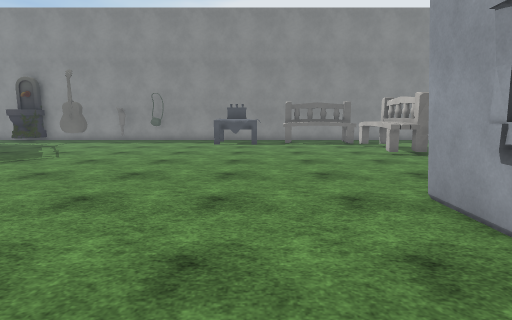
view 1 (above)

21 first-person views from a walk through a scene from a Unity 3-D project. The camera is 1.5 m above the floor, tilts 8° down and sees 80° across. The floor is counted in squares, 1 m on a side. Each view is taken from the middle of a square. On the plan, view 1 faces up. The plan holds only what a view shows up to about 15 squares ahead; the rest is blank. The place goes on beyond the plan. Some animated figures are not drawn. Some surface patterns are stand-ins.

view 2
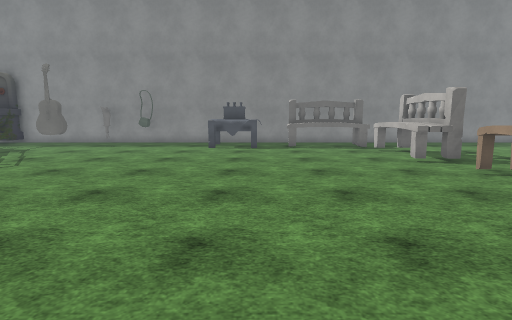

view 3
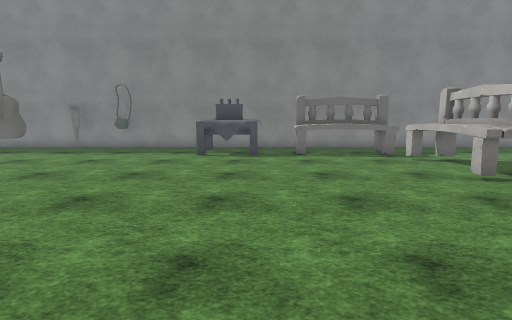

view 4
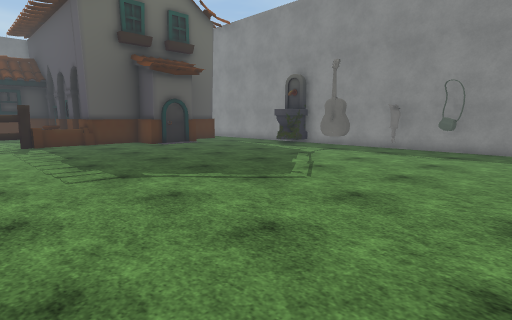

view 5
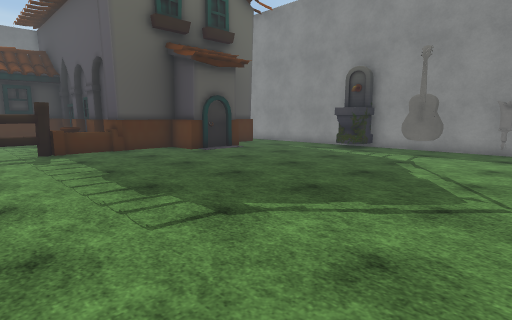

view 6
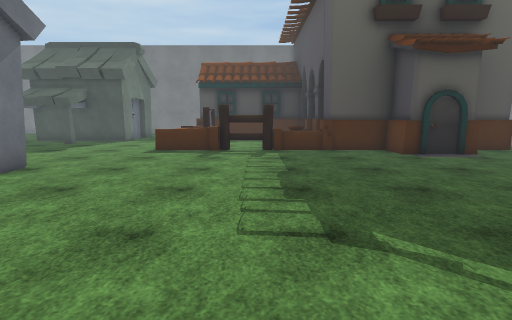

view 7
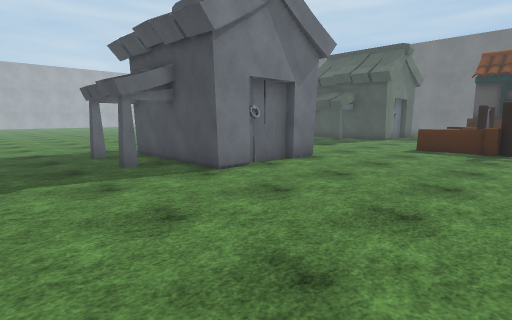

view 8
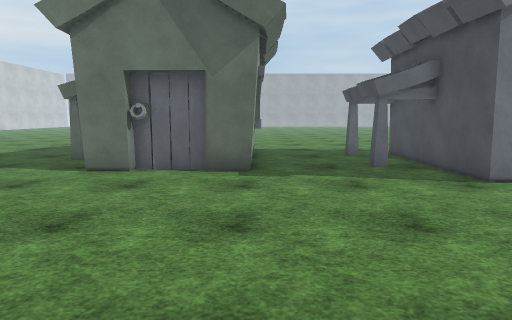

view 9
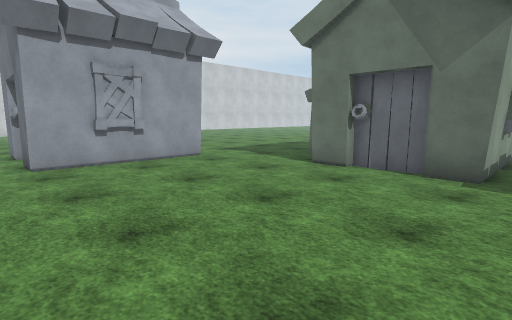

view 10
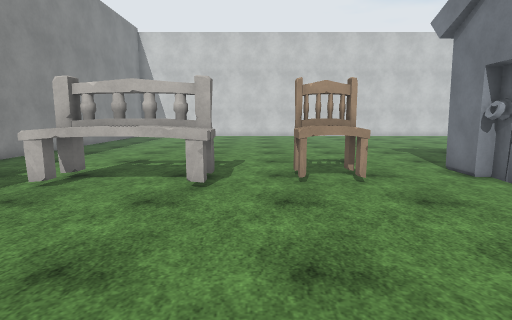

view 11
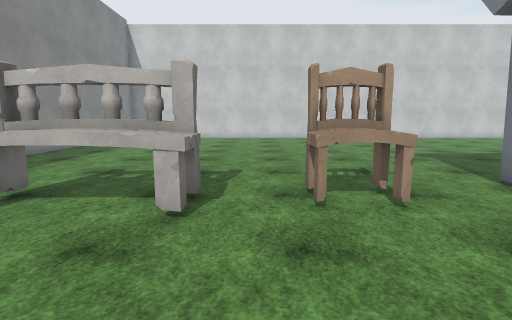

view 12
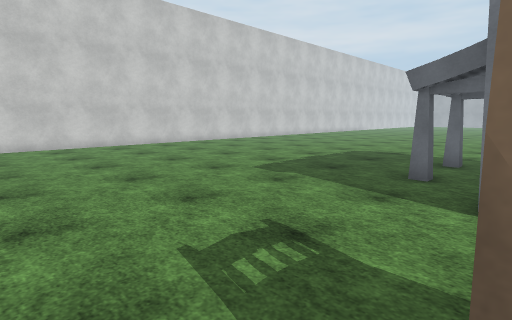

view 13
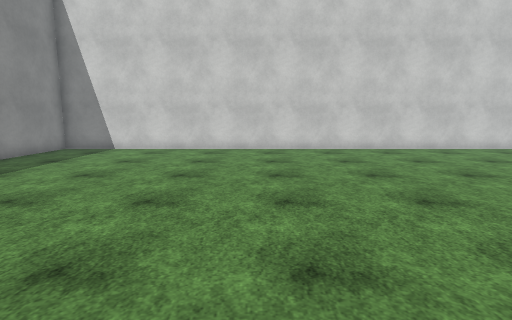

view 14
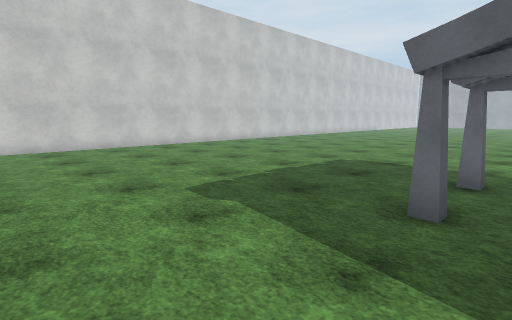

view 15
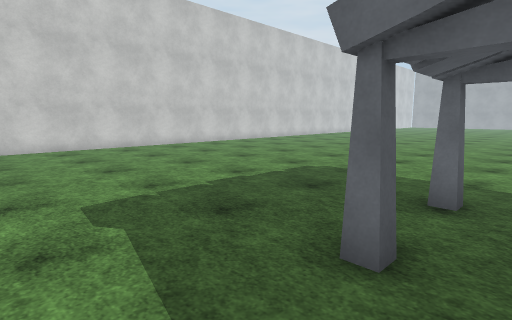

view 16
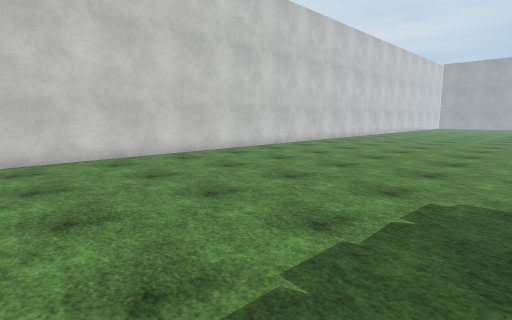

view 17
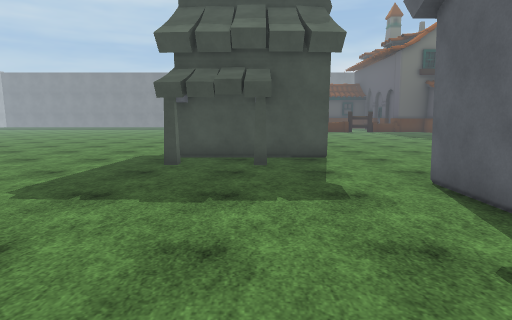

view 18
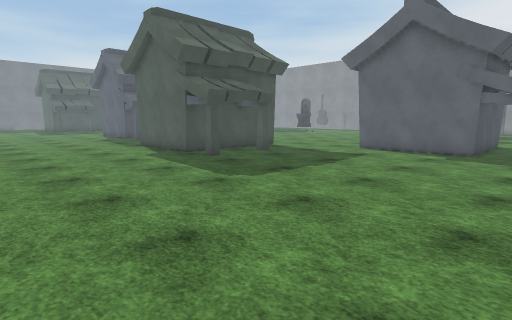

view 19
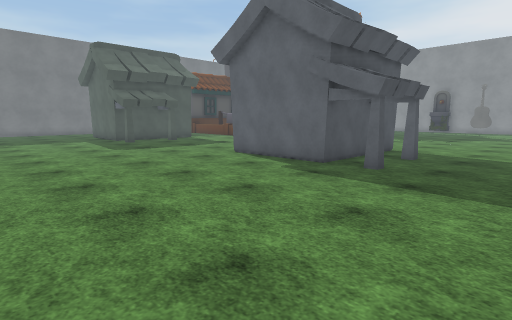

view 20
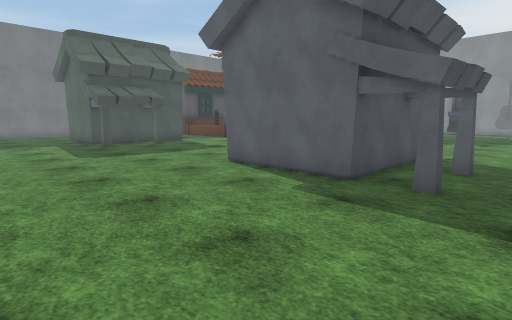

view 21
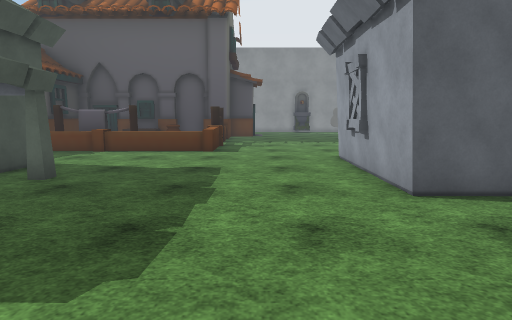

### Floor plan
Key: @ floor where view 1 was taken; # wall or solid block; . floor; H house; O other object.
Columns run from 27 left of view 1 to 24 right of it. Each row starts with its distance up from view 1.
 20              ##############################    #####
 19       #     OO.###.......O  ................ ......#
 18       #.    .O...........OO .OOOO..................#
 17       #..  ..............OOO.OOOO..................#
 16         H.......................OO ................#
 15         H.......................OOO................#
 14         H.......................OOO................#
 13       ##H.......................OOO................#
 12       #.........................OOO................#
 11      ##............................................#
 10     ##H..........................OO................#
  9    #  H..........................OO................#
  8   ..  H............................................#
  7   ....H............................................#
  6     ..H............................................#
  5       H.......................# HH##...............#
  4 HHH   H.......................H    #...............#
  3 HHHHHHH.......................H    #H..............#
  2 ..............................#    #...............#
  1 ..............................#   ##...............#
  0  ..........##HH#H..........@..#####HH..............#
 -1   .........#   ##....H#.H#.........................#
 -2  #.........H    HH...##HH##........................#
 -3  #.H.......#    H....H    #........................#
 -4   .H.......#    H....H    #H.......................#
 -5    ........#####HH...#    #........................#
 -6    H.................    ##........................#
 -7    ..................  ###HH......................
 -8   ...............................................
 -9  ...............................................
-10  ..............................................
-11    .................................... ......
-12    .................................... .....
-13      ............... ...............     ...
-14                ....  .....     ....  .   ..

Where each view was taken, in squares from view 1:
view 1: 0 up, 0 right, facing up
view 2: 2 up, 0 right, facing up
view 3: 5 up, 0 right, facing up
view 4: 5 up, 3 left, facing up-left
view 5: 5 up, 7 left, facing up-left
view 6: 7 up, 7 left, facing left
view 7: 7 up, 6 left, facing down-left
view 8: 7 up, 6 left, facing down
view 9: 7 up, 7 left, facing down-right
view 10: 11 up, 1 left, facing right
view 11: 11 up, 1 right, facing right
view 12: 11 up, 7 right, facing down-right
view 13: 11 up, 9 right, facing right
view 14: 8 up, 8 right, facing down-right
view 15: 6 up, 8 right, facing down-right
view 16: 4 up, 12 right, facing down-right
view 17: 4 down, 10 right, facing left
view 18: 14 down, 10 right, facing up-left
view 19: 14 down, 6 left, facing up-left
view 20: 12 down, 8 left, facing up-left
view 21: 11 down, 19 left, facing up
